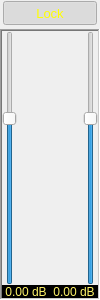
<?xml version="1.0" encoding="UTF-8"?>
<ui version="4.0">
 <class>CMasterVol</class>
 <widget class="QFrame" name="CMasterVol">
  <property name="geometry">
   <rect>
    <x>0</x>
    <y>0</y>
    <width>100</width>
    <height>300</height>
   </rect>
  </property>
  <property name="sizePolicy">
   <sizepolicy hsizetype="Fixed" vsizetype="Expanding">
    <horstretch>0</horstretch>
    <verstretch>0</verstretch>
   </sizepolicy>
  </property>
  <property name="windowTitle">
   <string>Frame</string>
  </property>
  <property name="frameShape">
   <enum>QFrame::NoFrame</enum>
  </property>
  <property name="frameShadow">
   <enum>QFrame::Sunken</enum>
  </property>
  <property name="lineWidth">
   <number>0</number>
  </property>
  <layout class="QVBoxLayout" name="verticalLayout">
   <property name="spacing">
    <number>1</number>
   </property>
   <property name="leftMargin">
    <number>0</number>
   </property>
   <property name="topMargin">
    <number>0</number>
   </property>
   <property name="rightMargin">
    <number>0</number>
   </property>
   <property name="bottomMargin">
    <number>0</number>
   </property>
   <item>
    <widget class="QSynthPanel" name="frame">
     <property name="frameShape">
      <enum>QFrame::NoFrame</enum>
     </property>
     <property name="frameShadow">
      <enum>QFrame::Raised</enum>
     </property>
     <property name="lineWidth">
      <number>0</number>
     </property>
     <layout class="QVBoxLayout" name="verticalLayout_2">
      <property name="spacing">
       <number>1</number>
      </property>
      <property name="leftMargin">
       <number>3</number>
      </property>
      <property name="topMargin">
       <number>1</number>
      </property>
      <property name="rightMargin">
       <number>3</number>
      </property>
      <property name="bottomMargin">
       <number>3</number>
      </property>
      <item>
       <widget class="QToggleButton" name="Lock">
        <property name="sizePolicy">
         <sizepolicy hsizetype="Expanding" vsizetype="Fixed">
          <horstretch>0</horstretch>
          <verstretch>0</verstretch>
         </sizepolicy>
        </property>
        <property name="minimumSize">
         <size>
          <width>60</width>
          <height>24</height>
         </size>
        </property>
        <property name="maximumSize">
         <size>
          <width>16777215</width>
          <height>24</height>
         </size>
        </property>
        <property name="font">
         <font>
          <pointsize>10</pointsize>
         </font>
        </property>
        <property name="styleSheet">
         <string notr="true">QToolButton:checked{color:yellow;}</string>
        </property>
        <property name="text">
         <string>Lock</string>
        </property>
        <property name="checkable">
         <bool>true</bool>
        </property>
        <property name="checked">
         <bool>true</bool>
        </property>
       </widget>
      </item>
     </layout>
    </widget>
   </item>
   <item>
    <widget class="QFrame" name="frame_2">
     <property name="frameShape">
      <enum>QFrame::WinPanel</enum>
     </property>
     <property name="frameShadow">
      <enum>QFrame::Sunken</enum>
     </property>
     <layout class="QVBoxLayout" name="verticalLayout_3">
      <property name="spacing">
       <number>0</number>
      </property>
      <property name="leftMargin">
       <number>0</number>
      </property>
      <property name="topMargin">
       <number>0</number>
      </property>
      <property name="rightMargin">
       <number>0</number>
      </property>
      <property name="bottomMargin">
       <number>0</number>
      </property>
      <item>
       <layout class="QHBoxLayout" name="horizontalLayout_2">
        <property name="spacing">
         <number>0</number>
        </property>
        <item>
         <widget class="QSynthSlider" name="VolL">
          <property name="sizePolicy">
           <sizepolicy hsizetype="Fixed" vsizetype="Expanding">
            <horstretch>0</horstretch>
            <verstretch>0</verstretch>
           </sizepolicy>
          </property>
          <property name="maximum">
           <number>150</number>
          </property>
          <property name="sliderPosition">
           <number>100</number>
          </property>
          <property name="orientation">
           <enum>Qt::Vertical</enum>
          </property>
         </widget>
        </item>
        <item>
         <widget class="CStereoPeak" name="Peak">
          <property name="sizePolicy">
           <sizepolicy hsizetype="Expanding" vsizetype="Preferred">
            <horstretch>0</horstretch>
            <verstretch>0</verstretch>
           </sizepolicy>
          </property>
          <property name="frameShape">
           <enum>QFrame::NoFrame</enum>
          </property>
          <property name="frameShadow">
           <enum>QFrame::Plain</enum>
          </property>
         </widget>
        </item>
        <item>
         <widget class="QSynthSlider" name="VolR">
          <property name="sizePolicy">
           <sizepolicy hsizetype="Fixed" vsizetype="Expanding">
            <horstretch>0</horstretch>
            <verstretch>0</verstretch>
           </sizepolicy>
          </property>
          <property name="maximum">
           <number>150</number>
          </property>
          <property name="sliderPosition">
           <number>100</number>
          </property>
          <property name="orientation">
           <enum>Qt::Vertical</enum>
          </property>
         </widget>
        </item>
       </layout>
      </item>
      <item>
       <layout class="QHBoxLayout" name="horizontalLayout">
        <property name="spacing">
         <number>0</number>
        </property>
        <item>
         <widget class="QLabel" name="VolLabelL">
          <property name="minimumSize">
           <size>
            <width>0</width>
            <height>13</height>
           </size>
          </property>
          <property name="maximumSize">
           <size>
            <width>16777215</width>
            <height>13</height>
           </size>
          </property>
          <property name="font">
           <font>
            <pointsize>9</pointsize>
           </font>
          </property>
          <property name="styleSheet">
           <string notr="true">background: black; color: rgb(255, 244, 105);</string>
          </property>
          <property name="text">
           <string>0.00 dB</string>
          </property>
          <property name="alignment">
           <set>Qt::AlignCenter</set>
          </property>
         </widget>
        </item>
        <item>
         <widget class="QLabel" name="VolLabelR">
          <property name="minimumSize">
           <size>
            <width>0</width>
            <height>13</height>
           </size>
          </property>
          <property name="maximumSize">
           <size>
            <width>16777215</width>
            <height>13</height>
           </size>
          </property>
          <property name="font">
           <font>
            <pointsize>9</pointsize>
           </font>
          </property>
          <property name="styleSheet">
           <string notr="true">background: black; color: rgb(255, 244, 105);</string>
          </property>
          <property name="text">
           <string>0.00 dB</string>
          </property>
          <property name="alignment">
           <set>Qt::AlignCenter</set>
          </property>
         </widget>
        </item>
       </layout>
      </item>
     </layout>
    </widget>
   </item>
  </layout>
 </widget>
 <customwidgets>
  <customwidget>
   <class>QSynthPanel</class>
   <extends>QFrame</extends>
   <header>qsynthpanel.h</header>
   <container>1</container>
  </customwidget>
  <customwidget>
   <class>QSynthSlider</class>
   <extends>QSlider</extends>
   <header>qsynthslider.h</header>
  </customwidget>
  <customwidget>
   <class>QToggleButton</class>
   <extends>QToolButton</extends>
   <header>qtogglebutton.h</header>
  </customwidget>
  <customwidget>
   <class>CStereoPeak</class>
   <extends>QFrame</extends>
   <header>cstereopeak.h</header>
   <container>1</container>
  </customwidget>
 </customwidgets>
 <resources/>
 <connections/>
</ui>
